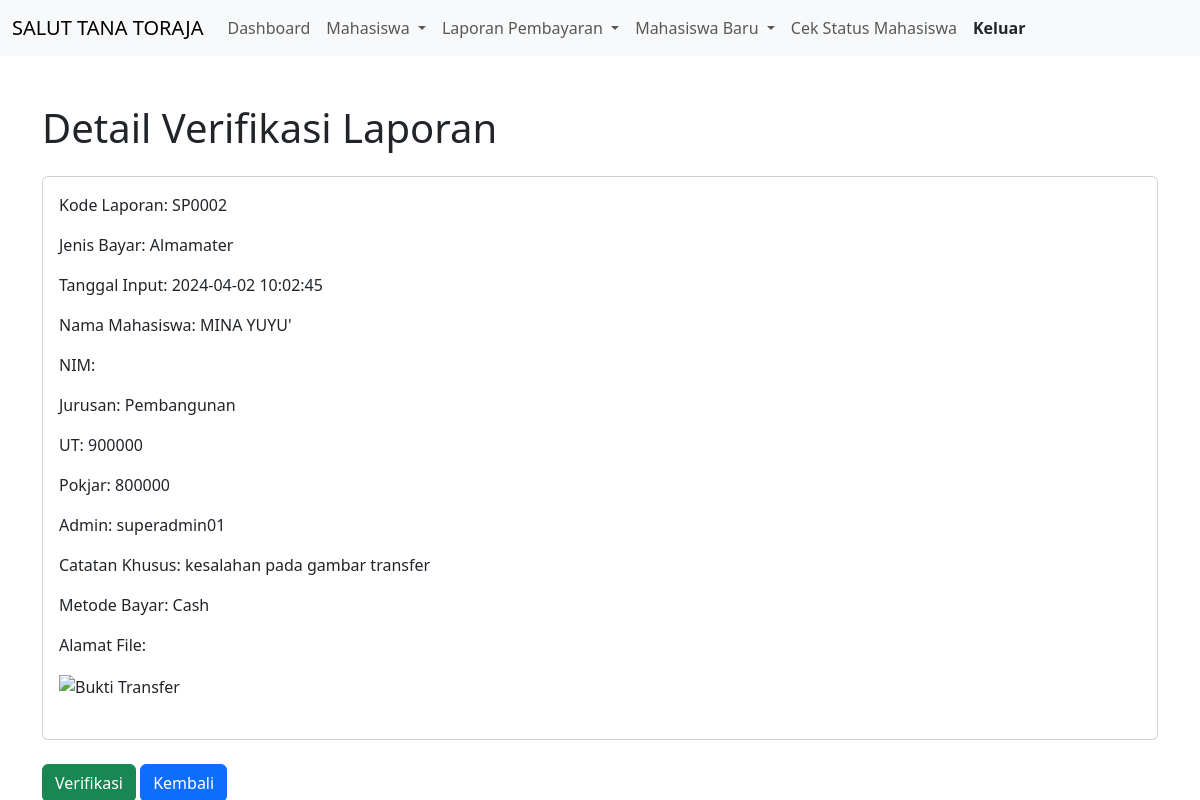
/admin/laporanbayar/detail_verifikasi.php?id=22 (signed in), run on an earlier commit of the app's database.
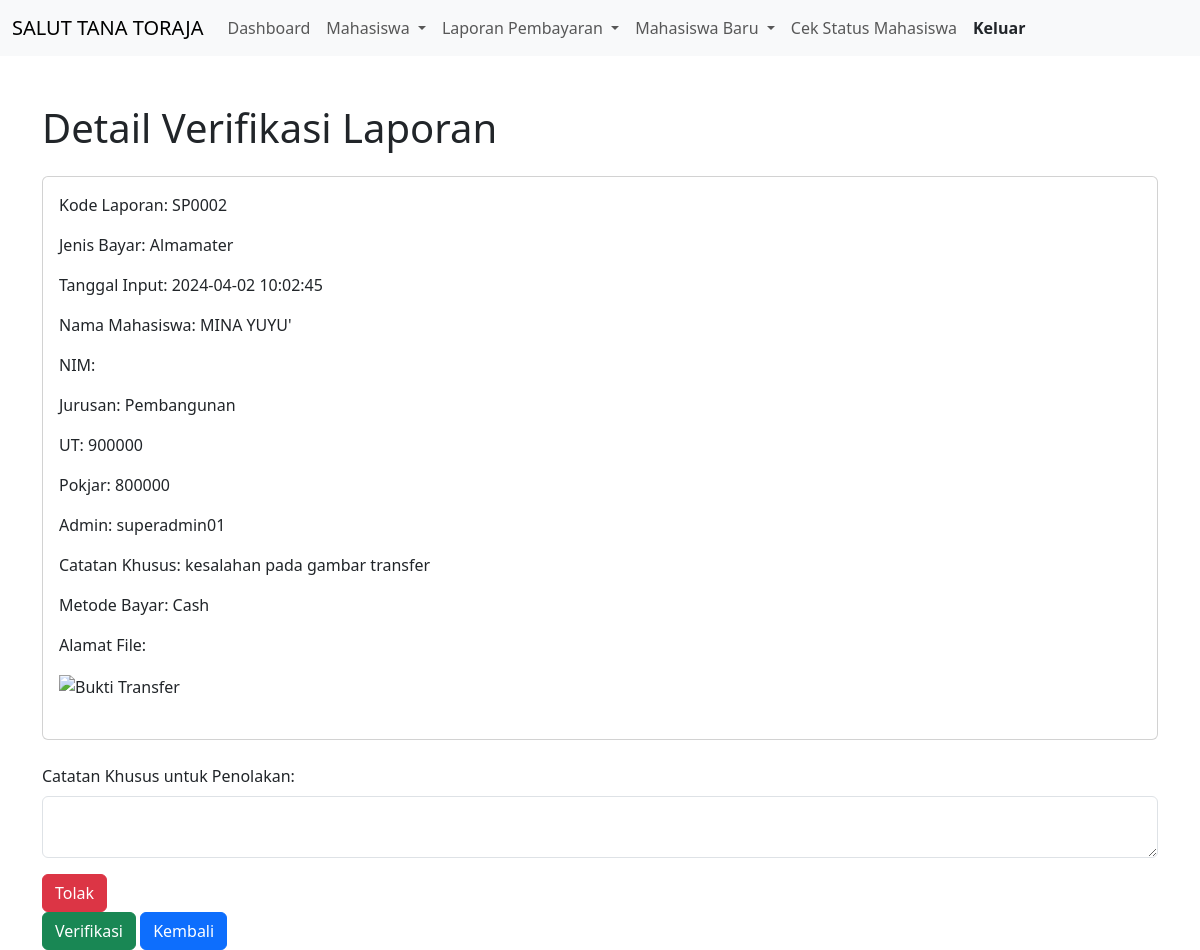
And on a later commit of the database.
### admin/laporanbayar/detail_verifikasi.php (the view, shortened to what this page needs)
<?php
require_once "koneksi.php";
$id = $_GET['id'];
$query = "SELECT * FROM laporanuangmasuk WHERE id = ?";
$stmt = $koneksi->prepare($query);
$stmt->bind_param("i", $id);
$stmt->execute();
$result = $stmt->get_result();
$row = $result->fetch_assoc();
?>
<!DOCTYPE html>
<html lang="en">
<head>
    <link href="https://cdn.jsdelivr.net/npm/bootstrap@5.3.3/dist/css/bootstrap.min.css" rel="stylesheet">
</head>
<body>
<nav class="navbar navbar-expand-lg bg-body-tertiary">
  <div class="container-fluid">
    <a class="navbar-brand" href="#">SALUT TANA TORAJA</a>
    <div class="collapse navbar-collapse" id="navbarNav">
      <ul class="navbar-nav me-auto mb-2 mb-lg-0">
        <li class="nav-item">
          <a class="nav-link" aria-current="page" href="../dashboard.php">Dashboard</a>
        </li>
        <li class="nav-item dropdown">
          <a class="nav-link dropdown-toggle" href="../mahasiswa.php" role="button" data-bs-toggle="dropdown" aria-expanded="false">
            Mahasiswa
          </a>
        </li>
        <li class="nav-item dropdown">
          <a class="nav-link dropdown-toggle" href="./" role="button" data-bs-toggle="dropdown" aria-expanded="false">
            Laporan Pembayaran
          </a>
        </li>
        <li class="nav-item dropdown">
          <a class="nav-link dropdown-toggle" role="button" data-bs-toggle="dropdown" aria-expanded="false">
            Mahasiswa Baru
          </a>
        </li>
        <li class="nav-item">
          <a class="nav-link" aria-current="page" href="../cekstatus/pencarian.php">Cek Status Mahasiswa</a>
        </li>
        <li class="nav-item">
            <a class="nav-link btn btn-warning text-dark fw-bold" href="../logout.php">Keluar</a>
        </li>
      </ul>
    </div>
  </div>
</nav>
<div class="container mt-5">
<h1 class="mb-4">Detail Verifikasi Laporan</h1>
    <div class="card mb-4">
        <div class="card-body">
            <p class="card-text">Kode Laporan: <?php echo $row['KodeLaporan']; ?></p>
            <p class="card-text">Jenis Bayar: <?php echo $row['JenisBayar']; ?></p>
            <p class="card-text">Tanggal Input: <?php echo $row['TanggalInput']; ?></p>
            <p class="card-text">Nama Mahasiswa: <?php echo $row['NamaMahasiswa']; ?></p>
            <p class="card-text">NIM: <?php echo $row['Nim']; ?></p>
            <p class="card-text">Jurusan: <?php echo $row['Jurusan']; ?></p>
            <p class="card-text">UT: <?php echo $row['Ut']; ?></p>
            <p class="card-text">Pokjar: <?php echo $row['Pokjar']; ?></p>
            <p class="card-text">Admin: <?php echo $row['Admin']; ?></p>
            <p class="card-text">Catatan Khusus: <?php echo $row['CatatanKhusus']; ?></p>
            <p class="card-text">Metode Bayar: <?php echo $row['MetodeBayar']; ?></p>
            <p class="card-text">Alamat File: <?php echo $row['AlamatFile']; ?></p>
            <img src="<?php echo $row['AlamatFile']; ?>" alt="Bukti Transfer" class="img-fluid" style="max-width: 300px;"><br><br>
        </div>
    </div>
    <?php if ($row['isVerifikasi'] == 0) : ?>
        <form method="post" action="<?php echo htmlspecialchars($_SERVER["PHP_SELF"] . "?id=" . $id); ?>">
            <div class="mb-3">
                <label for="catatan_khusus" class="form-label">Catatan Khusus untuk Penolakan:</label>
                <textarea class="form-control" id="catatan_khusus" name="catatan_khusus" required></textarea>
            </div>
            <button type="submit" name="reject" class="btn btn-danger">Tolak</button>
        </form>
    <?php endif; ?>
    <button type="button" class="btn btn-success" data-bs-toggle="modal" data-bs-target="#verifikasiModal">
        Verifikasi
    </button>
    <a href="verifikasi_laporan.php" class="btn btn-primary">Kembali</a>
</div>
</body>
</html>

What changed in the data, as far as the page shows it:
changed laporanuangmasuk "SP0002": isVerifikasi 1 → 0 (drawn)
Also different on the page:
text now shown: "Catatan Khusus untuk Penolakan: Tolak"
